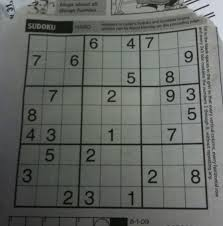
%> input picture images/s2.jpg, 223 x 226 px
$ octave --eval "result = preprocessing(imread('images/s2.jpg'));"   (GNU Octave 9; MATLAB toolbox functions it lacks are replaced by stand-ins)
%> lines starting %> are read from the running program, lines starting %| are printed output that depends on the picture; in (x1, y1, x2, y2) boxes, pixels count from 0 and x2, y2 are one past the last pixel; in counts of white or black regions, pixels touching at a corner belong together; the program's own positions count from 1
function [ img ] = preprocessing( img )
%UNTITLED5 Summary of this function goes here
%   Detailed explanation goes here
i=imresize(img,[640 640]);
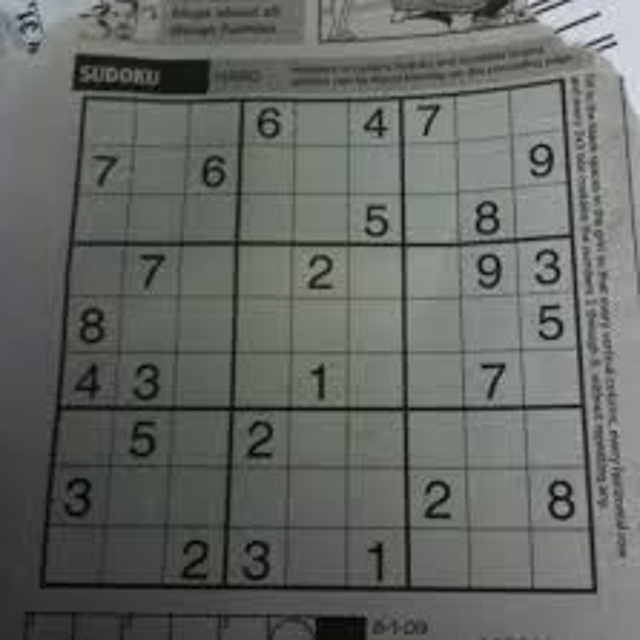
%> i: size 640x640x3 uint8; mean R, G, B 100.4, 103.7, 99.7
applybw = @(i) im2bw(i.data,mean(double(i.data(:)))/1.05/255);
img=~blockproc(i,[40 40],applybw);
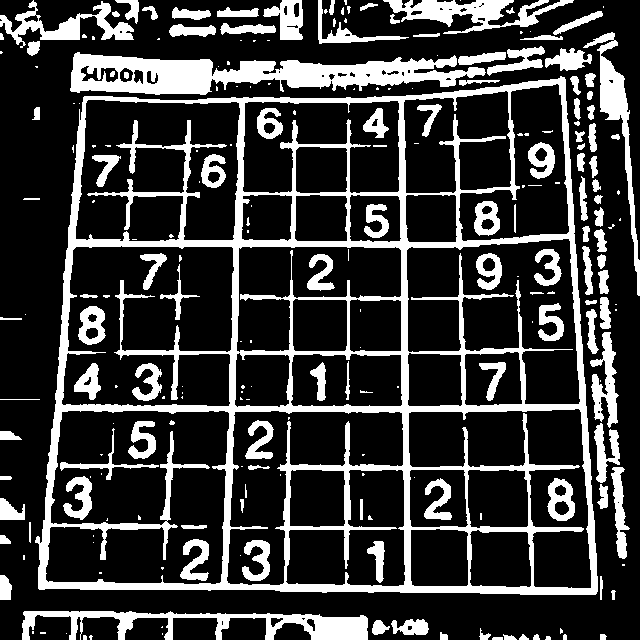
%> img: size 640x640 logical; 23.1% white; 229 white regions (105 under 20 px), largest, box (x1, y1, x2, y2) and area: (35, 76, 598, 595) 43929, (70, 52, 486, 95) 9387, (22, 611, 368, 640) 4129
figure(1),imshow(img);

%img=bwareaopen(img,25);
[ilabel conn]=bwlabel(img,4);
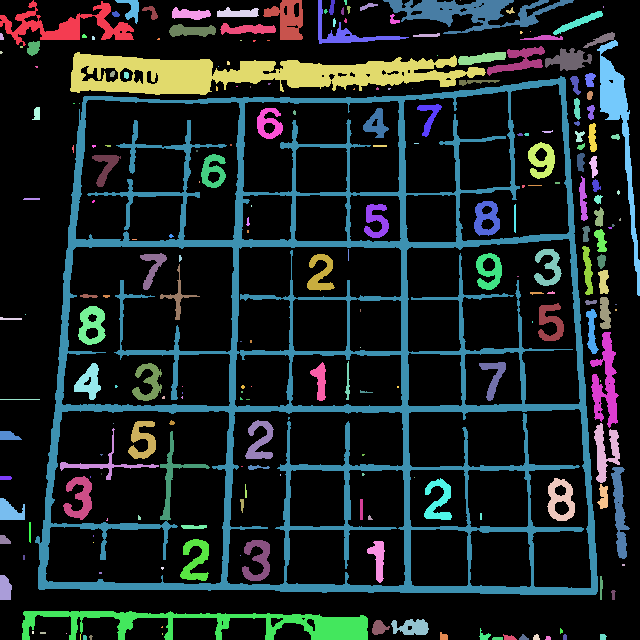
%> ilabel: size 640x640 double; 235 distinct labels, from 0 to 234; one colour per label, 0 black
%> conn = 234
iout=img;
for i=1:conn
    lab=find(ilabel==i);
    if length(lab)<50
        iout(lab)=0;
    end
end
%> this loop made 234 passes
%> lab on passes 3, 11, 15: [52; 53; 54; 692; 693; 694; 1333], [12847; 12848; 13487; 13488; 14127; 14128], 16315
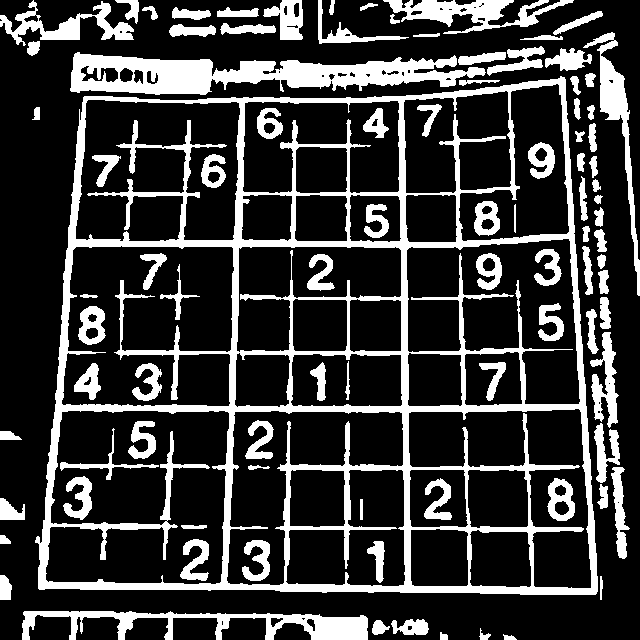
%> iout: size 640x640 logical; 22.7% white; 93 white regions, largest, box (x1, y1, x2, y2) and area: (35, 76, 598, 595) 43929, (70, 52, 486, 95) 9387, (22, 611, 368, 640) 4123
img=iout;
img=imclearborder(img);
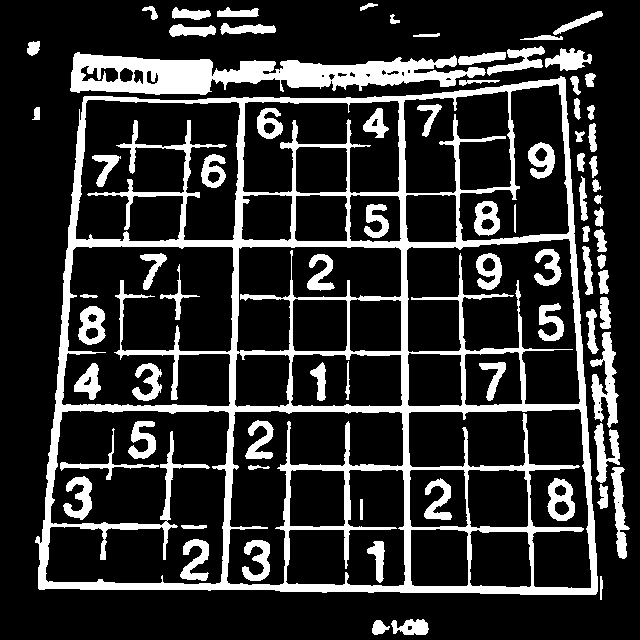
%> img: size 640x640 logical; 19.3% white; 78 white regions, largest, box (x1, y1, x2, y2) and area: (35, 76, 598, 595) 43929, (70, 52, 486, 95) 9387, (590, 332, 619, 428) 1307

end

$ run again, on images/s3.jpg
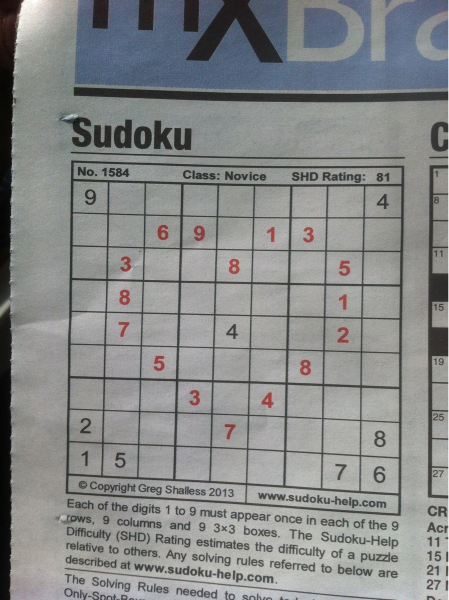
%> input picture images/s3.jpg, 897 x 1200 px (shown at 1/2 size)
%> ilabel: size 640x640 double; 2584 distinct labels, from 0 to 2583
%> conn = 2583
%> the loop in preprocessing, `for i=1:conn` made 2583 passes
%> lab on passes 3 to 5: 9280, 10508, [13546; 13547; 13548; 13549]
%> after the loop in preprocessing, `for i=1:conn`:
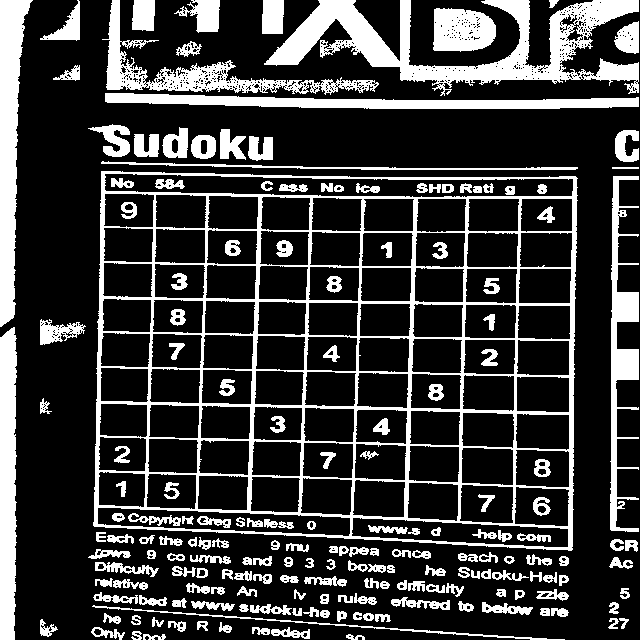
%> iout: size 640x640 logical; 22.7% white; 188 white regions, largest, box (x1, y1, x2, y2) and area: (93, 171, 578, 551) 26044, (264, 0, 639, 96) 12090, (0, 0, 33, 327) 5792
%> in preprocessing, `img=imclearborder(img);`:
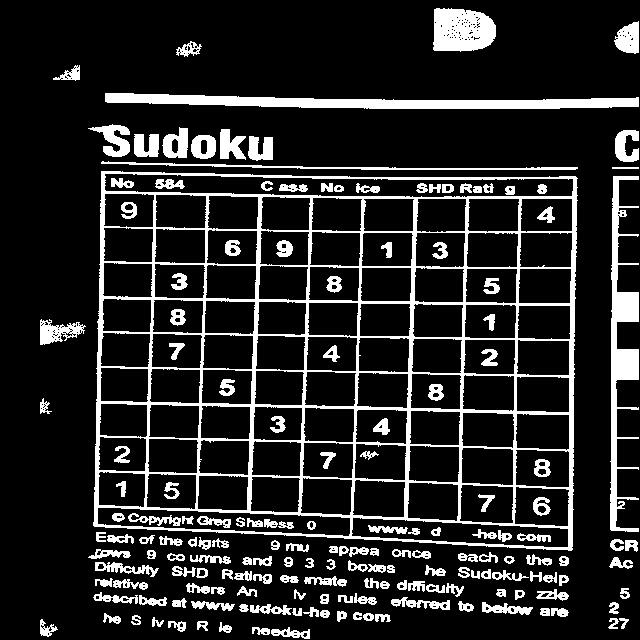
%> img: size 640x640 logical; 15.1% white; 174 white regions, largest, box (x1, y1, x2, y2) and area: (93, 171, 578, 551) 26044, (105, 93, 639, 109) 4968, (610, 176, 639, 532) 4060

$ run again, on images/s4.jpg
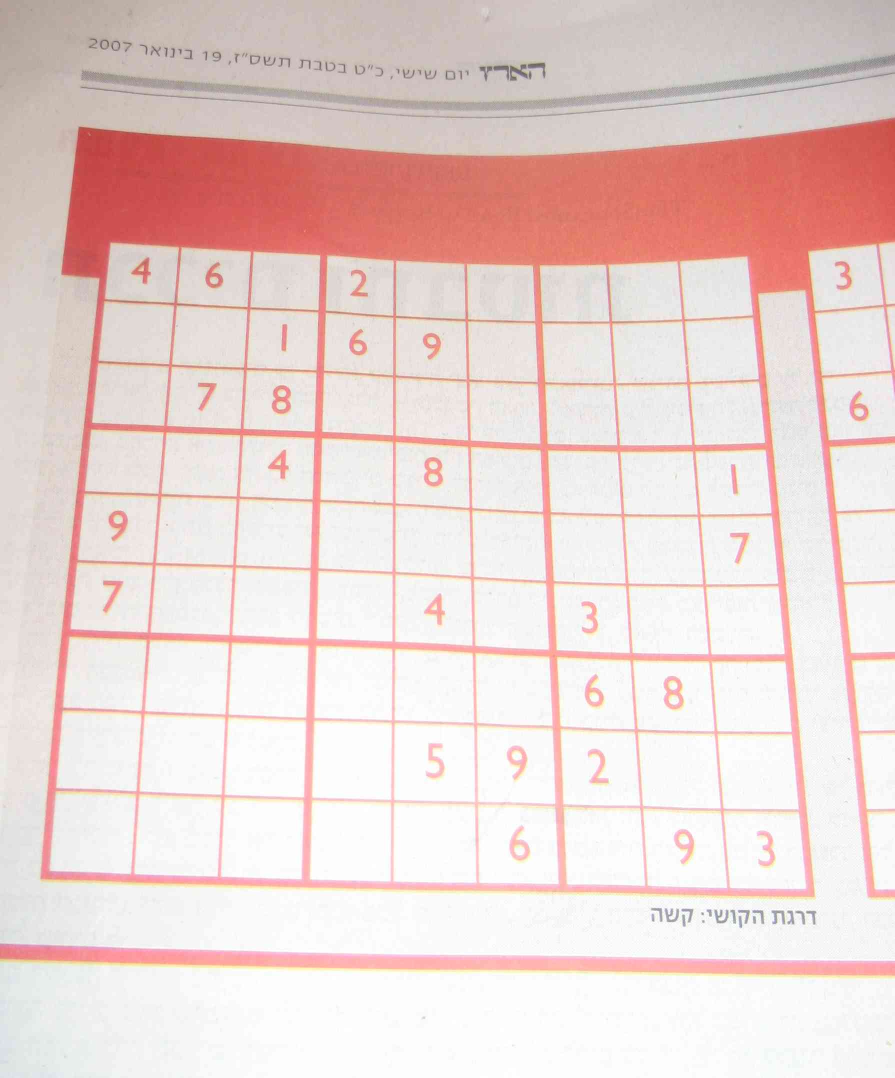
%> input picture images/s4.jpg, 1789 x 2155 px (shown at 1/2 size)
%> ilabel: size 640x640 double; 195 distinct labels, from 0 to 194
%> conn = 194
%> the loop in preprocessing, `for i=1:conn` made 194 passes
%> lab on passes 1, 4, 5: [6; 7; 646; 647], [1911; 2551; 3191], 12521
%> after the loop in preprocessing, `for i=1:conn`:
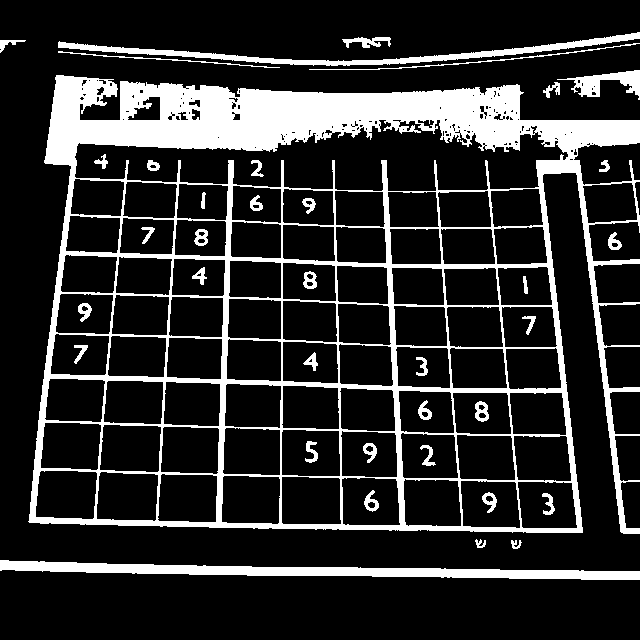
%> iout: size 640x640 logical; 17.7% white; 37 white regions, largest, box (x1, y1, x2, y2) and area: (28, 75, 640, 534) 58045, (0, 560, 640, 580) 5860, (58, 32, 640, 66) 3261
%> in preprocessing, `img=imclearborder(img);`:
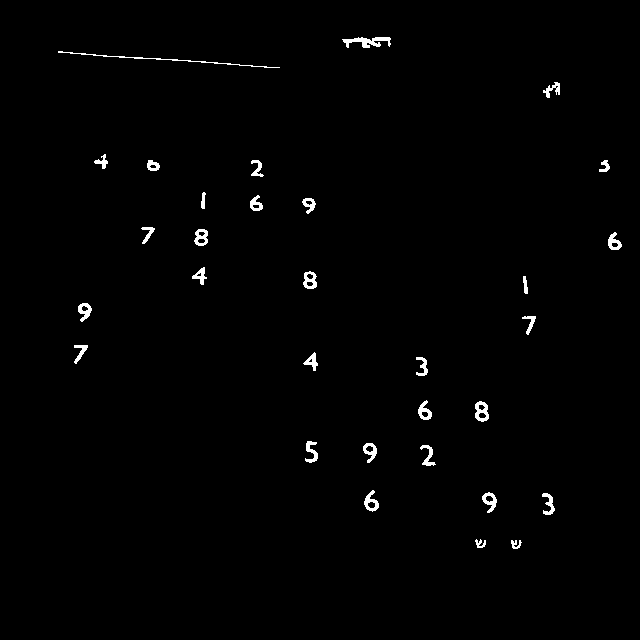
%> img: size 640x640 logical; 0.98% white; 31 white regions, largest, box (x1, y1, x2, y2) and area: (58, 51, 280, 68) 290, (342, 37, 391, 48) 289, (475, 401, 489, 422) 183

$ run again, on images/s5.jpg
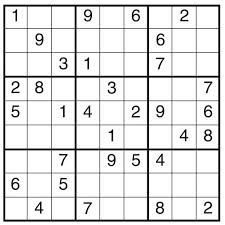
%> input picture images/s5.jpg, 225 x 225 px
%> in preprocessing, `img=~blockproc(i,[40 40],applybw);`:
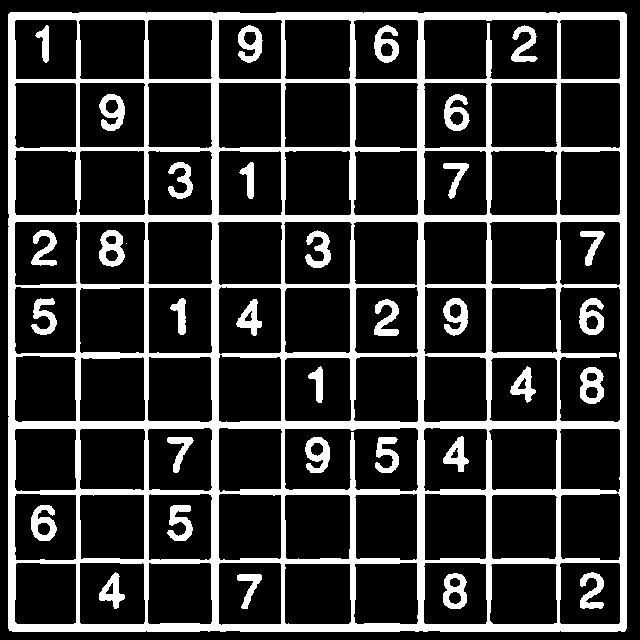
%> img: size 640x640 logical; 20.4% white; 34 white regions (1 under 20 px), largest, box (x1, y1, x2, y2) and area: (8, 12, 627, 632) 68789, (99, 230, 125, 267) 580, (580, 367, 604, 404) 557
%> in preprocessing, `[ilabel conn]=bwlabel(img,4);`:
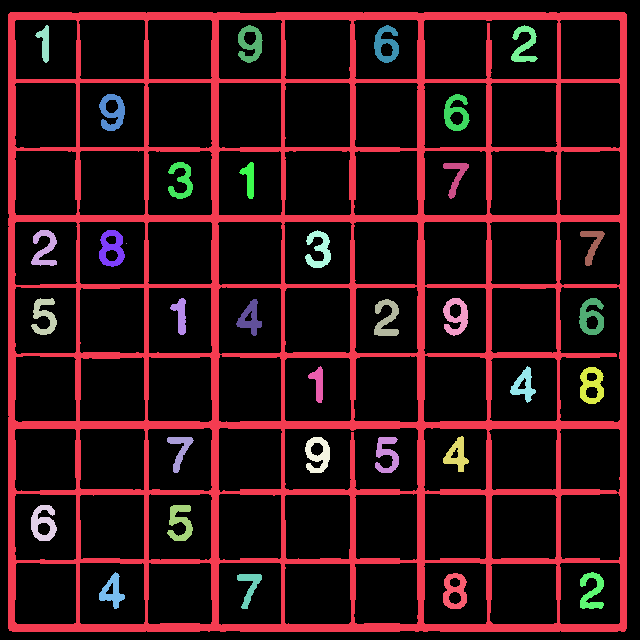
%> ilabel: size 640x640 double; 35 distinct labels, from 0 to 34; one colour per label, 0 black
%> conn = 34
%> the loop in preprocessing, `for i=1:conn` made 34 passes
%> lab on pass 9: 80884
